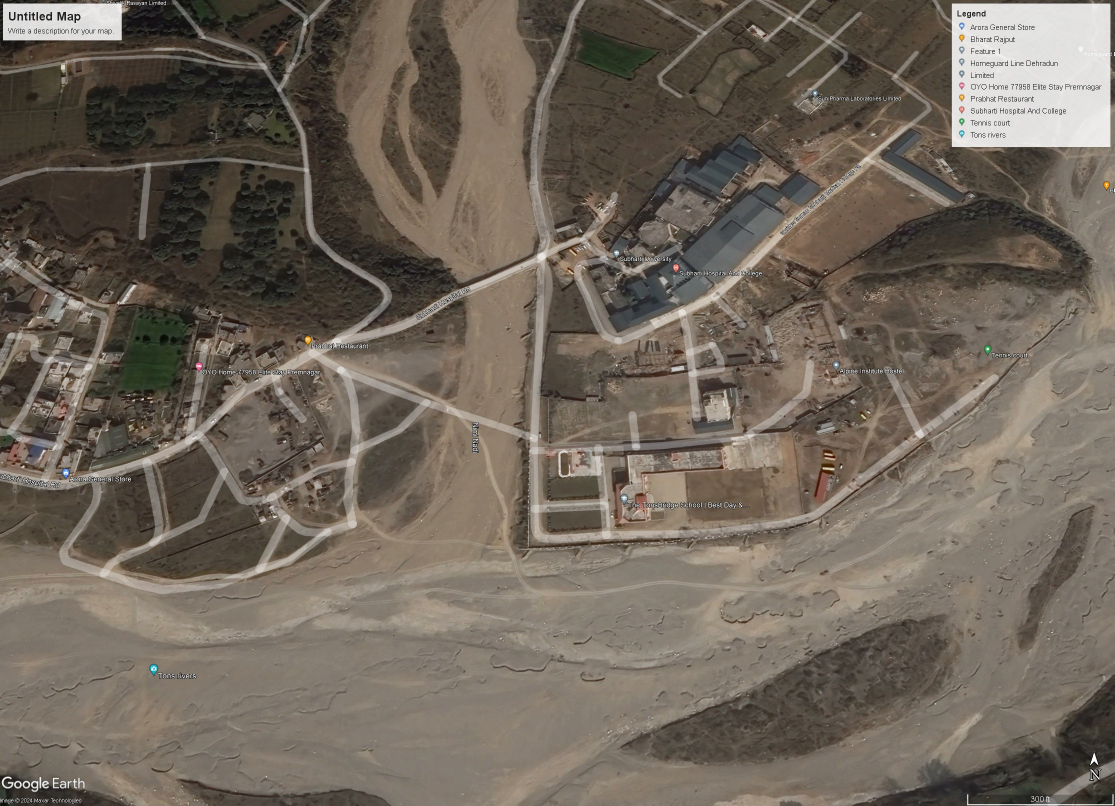
#> input picture nimiriver2015.jpg, 2229 x 1612 px, given in place of Waterbody_052023.png, which was not available (shown at 1/2 size)
$ python 'Waterbody_Playground_Valechery_V6_04032024 .py'
#> lines starting #> are read from the running program, lines starting #| are printed output that depends on the picture; after the words box and inside, x2 and y2 are one past the last pixel; in counts of white or black regions, pixels touching at a corner belong together; pictures that were not available may be replaced by others from this repository, and a replacement may not be noted
#> further down, reference_image is the input picture: shape (1612, 2229, 3); mean B, G, R 90.5, 101.6, 111.3
#!/usr/bin/env python
# coding: utf-8

# In[1]:


#interesting article https://en.wikipedia.org/wiki/Kernel_(image_processing)
import cv2
#cv2 reads in channel as BGR
import numpy as np
import os
from datetime import datetime
import matplotlib.pyplot as plt
import matplotlib.gridspec as gridspec
#matplotlib reads in channels as RGB
import re


def load_images(image_files, base_directory):
    images = []
    reference_size = None
    for file in image_files:
        path = os.path.join(base_directory, file)
        image = cv2.imread(path, cv2.IMREAD_COLOR)
        if image is not None:
            if reference_size is None:
                reference_size = image.shape[1], image.shape[0]
            resized_image = cv2.resize(image, reference_size, interpolation=cv2.INTER_AREA)
            images.append(resized_image)
        else:
            print(f"Failed to load image: {file}")
    return images, reference_size

def preprocess_images(images):
    processed_images = []
    for image in images:
        gray_image = cv2.cvtColor(image, cv2.COLOR_BGR2GRAY)
        processed_images.append(gray_image)
    return processed_images

def compute_differences(images):
    reference_image = images[0]
    differences = []
    for image in images[1:]:
        difference = cv2.absdiff(reference_image, image)
        differences.append(difference)
    return differences

def analyze_changes(differences):
    change_analysis = []
    change_stats = []
    for diff in differences:
        ret, thresh = cv2.threshold(diff, 50, 255, cv2.THRESH_BINARY)
        contours, _ = cv2.findContours(thresh, cv2.RETR_EXTERNAL, cv2.CHAIN_APPROX_SIMPLE)
        total_area = sum(cv2.contourArea(contour) for contour in contours)
        change_analysis.append(contours)
        change_stats.append({'count': len(contours), 'area': total_area})
#> this loop made 2 passes
#> pass 1, in analyze_changes, `ret, thresh = cv2.threshold(diff, 50, 255, cv2.THRESH_BINARY)`:
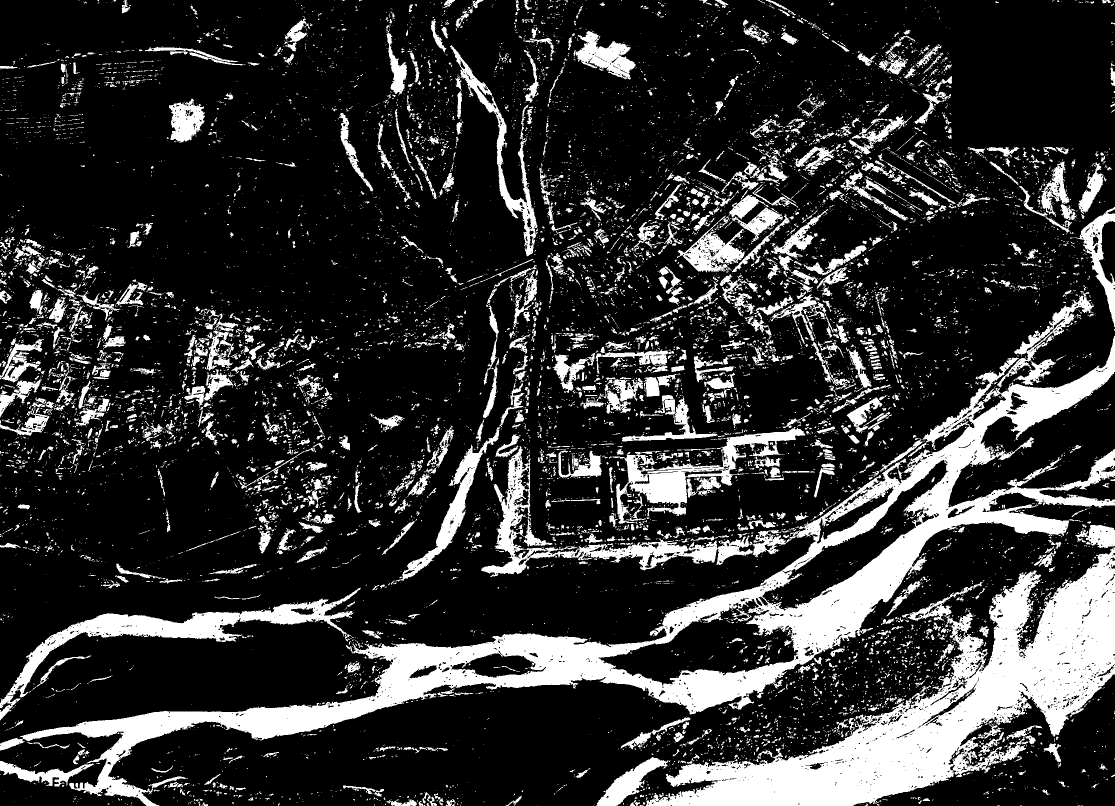
#> thresh: shape (1612, 2229) (shown at 1/2 size); 19.7% white; 11724 white regions (9990 under 20 px), largest, box (x1, y1, x2, y2) and area: (0, 672, 2229, 1612) 211680, (1292, 1095, 2229, 1612) 142414, (0, 1175, 721, 1441) 23742
    return change_analysis, change_stats

# Define your image files and base directory
image_files = [
        "Waterbody_052023.png",
    "Waterbody_032013.png",
    "Waterbody_042011.png",
    "Waterbody_052011.png",
    "Waterbody_052013.png",
    "Waterbody_042015.png",
    "Waterbody_032019.png",
    "Waterbody_092020.png",
    "Waterbody_052021.png",
    "Waterbody_032022.png",
    "Waterbody_062022.png",
    "Waterbody_032022.png",
]
base_directory = "/Users/breisdas/Mastermind/Velachery_waterbody/Images/"
reference_image_path = os.path.join(base_directory, image_files[0])
reference_image = cv2.imread(reference_image_path)

def extract_date(filepath):
    filename = os.path.basename(filepath)
    match = re.search(r'Waterbody_(\d{2})(\d{4})\.png', filename)
    if match:
        date_str = match.group(1) + match.group(2)
        return datetime.strptime(date_str, '%m%Y')
    else:
        raise ValueError(f"Filename {filename} does not contain a valid date in MMYYYY format.")

def find_waterbody_contours(image):
    # Convert image to HSV color space
    hsv = cv2.cvtColor(image, cv2.COLOR_BGR2HSV)
    # Define range for blue colors typically representing water
    lower_blue = np.array([90, 50, 50])
    upper_blue = np.array([150, 255, 255])
    # Create a binary mask where blue colors are white and the rest are black
    mask = cv2.inRange(hsv, lower_blue, upper_blue)
    # Find contours in the mask
    contours, _ = cv2.findContours(mask, cv2.RETR_EXTERNAL, cv2.CHAIN_APPROX_SIMPLE)
    return contours

def draw_waterbody_contours(image, contours):
    # Draw contours on the image
    cv2.drawContours(image, contours, -1, (255, 0, 0), 2)
    return image


# Load and preprocess the images
images, reference_size = load_images(image_files, base_directory)
if not images:
    print("No images could be loaded, exiting the analysis.")
else:
    processed_images = preprocess_images(images)
    differences = compute_differences(processed_images)
    changes, stats = analyze_changes(differences)

    # Find the image with the biggest change
    max_change_idx = max(range(len(stats)), key=lambda i: stats[i]['area'])
    biggest_change_image = image_files[max_change_idx + 1]

    # Display all images with changes
    for idx, change in enumerate(changes):
        plt.figure(figsize=(5,5))
        if change:
            for contour in change:
                # Green contours represent the detected changes
                cv2.drawContours(images[idx+1], contour, -1, (0,255,0), 3)
            plt.imshow(cv2.cvtColor(images[idx+1], cv2.COLOR_BGR2RGB))
            plt.title(f'Change Detected in Image {image_files[idx+1]}')
        else:
            plt.imshow(cv2.cvtColor(images[0], cv2.COLOR_BGR2RGB))
            plt.title('No Change Detected')
        plt.axis('off')
        plt.show()
#> this loop made 2 passes
#> pass 1, `plt.show()`:
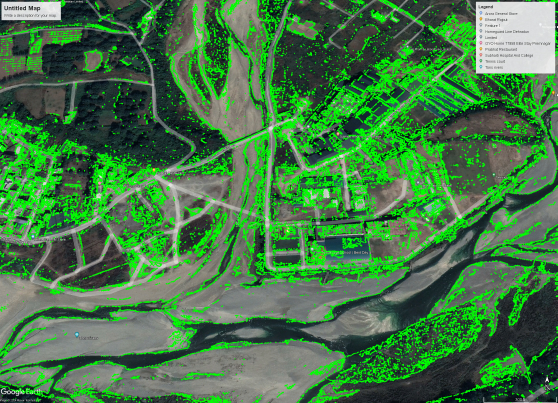
#> shown: shape (1612, 2229, 3) (shown at 1/4 size); mean R, G, B 68.3, 119.9, 71

    # Plot the graph of changes over the years
    dates = [extract_date(file) for file in image_files[1:]]
    changes_by_date = {date: stat['area'] for date, stat in zip(dates, stats)}
    sorted_dates = sorted(changes_by_date)
    sorted_changes = [changes_by_date[date] for date in sorted_dates]

    plt.figure(figsize=(10, 5))
    plt.plot([date.strftime('%Y') for date in sorted_dates], sorted_changes, marker='o')
    plt.xlabel('Year')
    plt.ylabel('Total Area of Change')
    plt.title('Lake Area Changes Over Time')
    plt.grid(True)
    plt.tight_layout()
    plt.show()
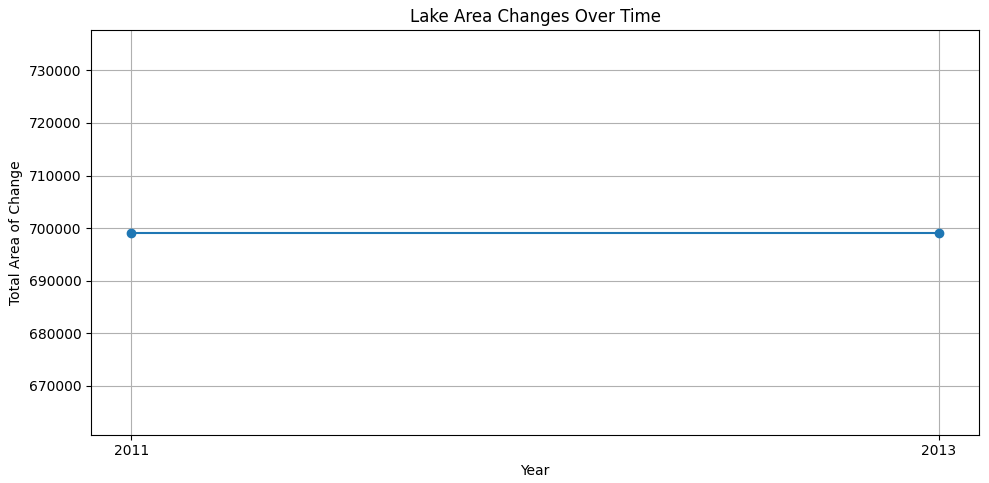
#> figure drawn by matplotlib, 1 panel

    ##Display the reference image

if reference_image is not None:
    plt.figure(figsize=(10, 10))
    plt.imshow(cv2.cvtColor(reference_image, cv2.COLOR_BGR2RGB))  # Convert BGR to RGB for correct color display
    plt.title('Reference Image')
    plt.axis('off')  # Hide the axis
    plt.show()
else:
    print("Reference image is not available.")


# Now, when you want to display the reference image with the biggest change
reference_image_with_biggest_change_path = os.path.join(base_directory, biggest_change_image)
reference_image_with_biggest_change = cv2.imread(reference_image_with_biggest_change_path)
if reference_image_with_biggest_change is None:
    print(f"Failed to load the image with the biggest change from file: {reference_image_with_biggest_change_path}")
else:
    reference_image_with_biggest_change_resized = cv2.resize(reference_image_with_biggest_change, (reference_image.shape[1], reference_image.shape[0]), interpolation=cv2.INTER_AREA)
    contours = find_waterbody_contours(reference_image_with_biggest_change_resized)
    reference_image_with_contours = draw_waterbody_contours(reference_image_with_biggest_change_resized.copy(), contours)  # Make a copy to draw on
    plt.figure(figsize=(10,10))
    plt.imshow(cv2.cvtColor(reference_image_with_contours, cv2.COLOR_BGR2RGB))
    plt.title(f'Image that represents the biggest change in comparisson with the reference image: {biggest_change_image}')
    plt.axis('off')
    plt.show()


# Display the reference image with the biggest change
    reference_image_with_biggest_change = cv2.imread(os.path.join(base_directory, biggest_change_image))
    reference_image_with_biggest_change = cv2.resize(reference_image_with_biggest_change, reference_size, interpolation=cv2.INTER_AREA)
    reference_contours = find_waterbody_contours(reference_image_with_biggest_change)
    reference_image_with_contours = draw_waterbody_contours(reference_image, reference_contours)
#> in draw_waterbody_contours (call 2), `cv2.drawContours(image, contours, -1, (255, 0, 0), 2)`:
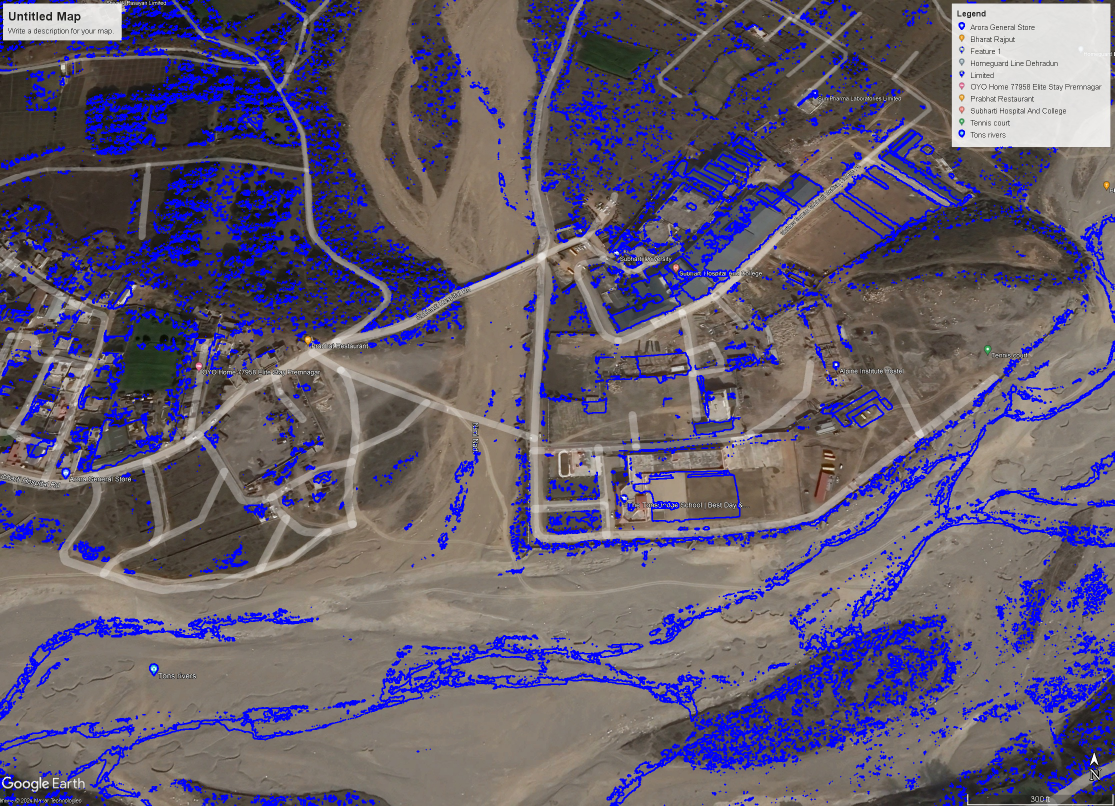
#> image: shape (1612, 2229, 3) (shown at 1/2 size); mean B, G, R 110.6, 92.1, 100.8
    plt.figure(figsize=(10,10))
    plt.imshow(reference_image_with_contours)
    plt.title(f'Reference image in comparisson with the image with the biggest change: {biggest_change_image}')
    plt.axis('off')
    plt.show()


    # Print summary of changes
    print("\nSummary of Detected Changes:")
    for file, stat in zip(image_files[1:], stats):
        print(f"Image {file}: {stat['count']} regions changed with a total area of {stat['area']:.2f} pixels")

# Assuming images is a list of images loaded earlier and reference_image is the first one in this list
reference_image = images[0]  # This line ensures reference_image is defined

#Step 1: Function to Find and Display the Largest Change
def display_largest_change_image(images, changes):
    largest_area = 0
    largest_contour = None  # Directly store the largest contour
    largest_image_index = None

    for idx, contours in enumerate(changes):
        for contour in contours:
            area = cv2.contourArea(contour)
            if area > largest_area:
                largest_area = area
                largest_contour = contour  # Update largest contour
                largest_image_index = idx + 1  # +1 because 'changes' excludes the reference image
#> (the rest of the program and of its run is left out)
